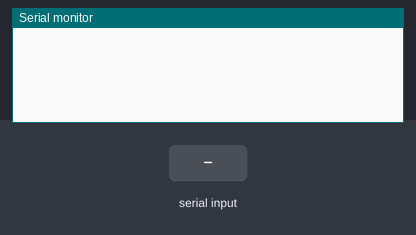
This sketch was run on a simulated Arduino Uno, built with avr-gcc and run on an emulated ATmega328P. Parts: the last lines printed to the serial monitor. The test bench sets the inputs (shaded band). At 5.4 s the program stops and its outputs stay as they are.

Above: at 1.2 s.
1.3 s: "I" received over the second serial link
At 4.1 s:
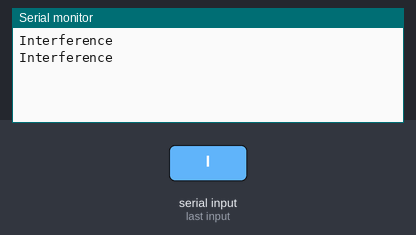
4.3 s: "G" received over the second serial link
At 6.2 s:
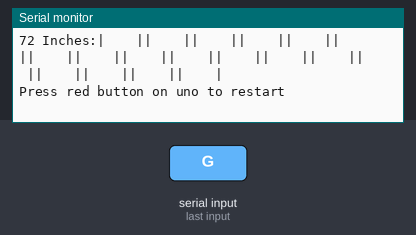
Timing chart, 0 to 6.9 s (numbered marks = the images above; inputs shaded):
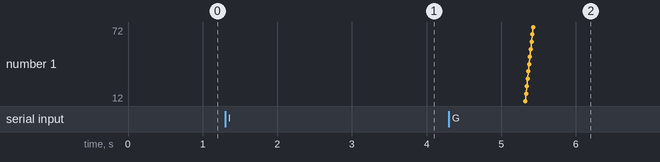

Measured:
- after the input at 1.3 s, the serial monitor: prints a new line after 1.0 s (image 1)
- after the input at 4.3 s, the serial monitor: prints a new line after 1.0 s (image 2)

The sketch:

testing-full-master.ino
```cpp
#include <SoftwareSerial.h>
bool confirm = false;
bool starting = true;
int distance = 0;
int goalSensorCount = 0;
int interfereSensorCount = 0;
int interDistance = 0;
int goalDistance = 0;
int sensor = 0;
int processor = 0;

SoftwareSerial nano1( 6,7 );
SoftwareSerial nano2( 8, 9);
SoftwareSerial nano3( 10,11 );
SoftwareSerial nano4( 12, 13);
SoftwareSerial nano5( 5,4 );
SoftwareSerial nano6( 3,2 );
SoftwareSerial* nanos[6] = {  &nano1, &nano2, &nano3, &nano4, &nano5, &nano6 };

void visualOutput()
{
  Serial.println(F("Checking Goal..."));
  Serial.println(F("last goal detection."));
  char positions[12][18] = {
    { ' ', ' ', ' ', ' ', ' ',' ', ' ', ' ', ' ', ' ',' ', ' ', ' ', ' ', ' ',' ', ' ', ' '},
    { ' ', ' ', ' ', ' ', ' ',' ', ' ', ' ', ' ', ' ',' ', ' ', ' ', ' ', ' ',' ', ' ', ' '},
    { ' ', ' ', ' ', ' ', ' ',' ', ' ', ' ', ' ', ' ',' ', ' ', ' ', ' ', ' ',' ', ' ', ' '},
    { ' ', ' ', ' ', ' ', ' ',' ', ' ', ' ', ' ', ' ',' ', ' ', ' ', ' ', ' ',' ', ' ', ' '},
    { ' ', ' ', ' ', ' ', ' ',' ', ' ', ' ', ' ', ' ',' ', ' ', ' ', ' ', ' ',' ', ' ', ' '},
    { ' ', ' ', ' ', ' ', ' ',' ', ' ', ' ', ' ', ' ',' ', ' ', ' ', ' ', ' ',' ', ' ', ' '},
    { ' ', ' ', ' ', ' ', ' ',' ', ' ', ' ', ' ', ' ',' ', ' ', ' ', ' ', ' ',' ', ' ', ' '},
    { ' ', ' ', ' ', ' ', ' ',' ', ' ', ' ', ' ', ' ',' ', ' ', ' ', ' ', ' ',' ', ' ', ' '},
    { ' ', ' ', ' ', ' ', ' ',' ', ' ', ' ', ' ', ' ',' ', ' ', ' ', ' ', ' ',' ', ' ', ' '},
    { ' ', ' ', ' ', ' ', ' ',' ', ' ', ' ', ' ', ' ',' ', ' ', ' ', ' ', ' ',' ', ' ', ' '},
    { ' ', ' ', ' ', ' ', ' ',' ', ' ', ' ', ' ', ' ',' ', ' ', ' ', ' ', ' ',' ', ' ', ' '},
    { ' ', ' ', ' ', ' ', ' ',' ', ' ', ' ', ' ', ' ',' ', ' ', ' ', ' ', ' ',' ', ' ', ' '},
  };
  positions[(interDistance / 150)][interfereSensorCount] = 'O';
  positions[(goalDistance / 150)][goalSensorCount] = 'x';
  Serial.println(F("           - - - - - - - - - - - - - - - - - - - - - - - - -Top Bar - - - - - - - - - - - - - - - - - - - - - - - - - - -"));
  Serial.print(F(" "));
  for (int i = 0; i < 12; i++)
  {
    Serial.print((i + 1) * 6);
    Serial.print(" Inches:");
    for (int j = 0; j < 18; j++)
    {
      Serial.print("|  ");
      Serial.print(positions[i][j]);
      Serial.print(" |");
    }
    Serial.println(" ");
  }
  Serial.println(F("Press red button on uno to restart"));
  while(true){}
}

void send(String send)
{
    int send_len = send.length() +1;
    char char_array[send_len];
    send.toCharArray(char_array, send_len);
    Serial.write(char_array, send_len);
}
  void convertString(String rec, int i)
  {
    String letters = "ABCDEFGHIJ";
    int num = 0;
    num += letters.indexOf(rec.charAt(1)) * 1000;
    num += letters.indexOf(rec.charAt(2)) * 100;
    num += letters.indexOf(rec.charAt(3)) * 10;
    if(rec.charAt(0) == 'G')
    {
      Serial.println("goal");
      goalSensorCount = (i+1) * 3;
      goalDistance = num;
      Serial.print(goalDistance);
      visualOutput();
    }
    else if(rec.charAt(0) == 'I')
    {
      interfereSensorCount = (i+1) * 3;
      interDistance = num;
      Serial.println("Interference");
    }
  }

  void recieve(int i)
{
  char input[4];
  nanos[i]->readBytes(input,6);
  String rec;
  rec = String(input);
  char firstLetter = rec.charAt(0);
  if(firstLetter == 'G' || firstLetter == 'I')
  {
    convertString(rec, i);
  }
}

void setup()
{
  Serial.begin(115200);
  nano1.begin(115200);
  nano2.begin(115200);
  nano3.begin(115200);
  nano4.begin(115200);
  nano5.begin(115200);
  nano6.begin(115200);
}

void loop()
{
   for(int i = 0; i < 6; i++)
   {
       recieve(i);
   }
}
```
